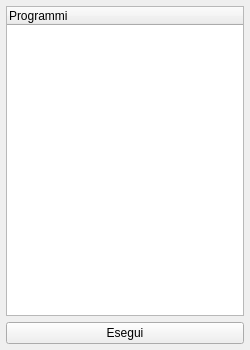
<?xml version="1.0" encoding="UTF-8"?>
<ui version="4.0">
 <class>MainWindow</class>
 <widget class="QMainWindow" name="MainWindow">
  <property name="geometry">
   <rect>
    <x>0</x>
    <y>0</y>
    <width>250</width>
    <height>350</height>
   </rect>
  </property>
  <property name="windowTitle">
   <string>AutoStarter</string>
  </property>
  <widget class="QWidget" name="centralwidget">
   <property name="autoFillBackground">
    <bool>false</bool>
   </property>
   <layout class="QVBoxLayout" name="verticalLayout">
    <property name="margin">
     <number>6</number>
    </property>
    <item>
     <widget class="QTreeWidget" name="lista">
      <column>
       <property name="text">
        <string>Programmi</string>
       </property>
      </column>
     </widget>
    </item>
    <item>
     <widget class="QPushButton" name="pushButton">
      <property name="text">
       <string>Esegui</string>
      </property>
     </widget>
    </item>
   </layout>
  </widget>
 </widget>
 <resources/>
 <connections/>
</ui>
